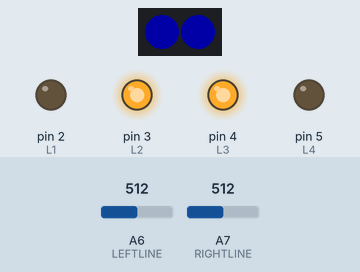
The sketch below on a simulated Arduino Nano, built with avr-gcc and run on an emulated ATmega328P. Shown: 2 RGB LEDs in strip order, left to right, output pins drawn as LEDs (lit = HIGH). The inputs (shaded band) are chosen by the test bench; at power-on: A6 (LEFTLINE) = 512, A7 (RIGHTLINE) = 512. Dim RGB values are drawn brighter than linear; colours are those a GRB WS2812 strip shows for the declared byte order.

Above: at 3.2 s.
3.3 s: A6 (LEFTLINE) set to 314
4.8 s: A6 (LEFTLINE) set to 282
At 5.1 s:
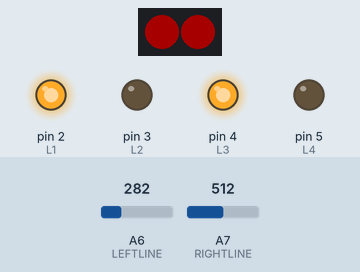
6.3 s: A6 (LEFTLINE) set to 306
At 7.5 s:
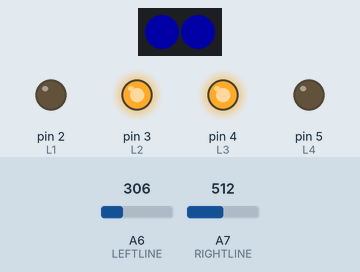
7.8 s: A7 (RIGHTLINE) set to 314
9.3 s: A7 (RIGHTLINE) set to 286
At 10.1 s:
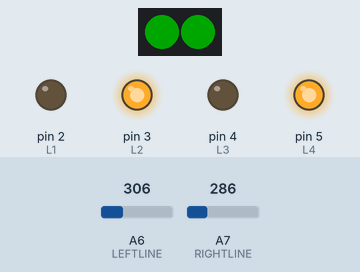
10.8 s: A7 (RIGHTLINE) set to 306
At 12.2 s:
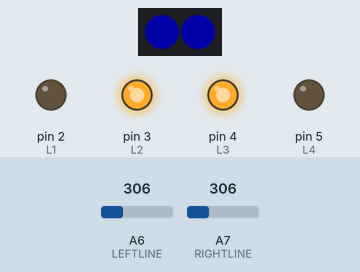
Timing chart, 0 to 13.3 s (numbered marks = the images above; inputs shaded):
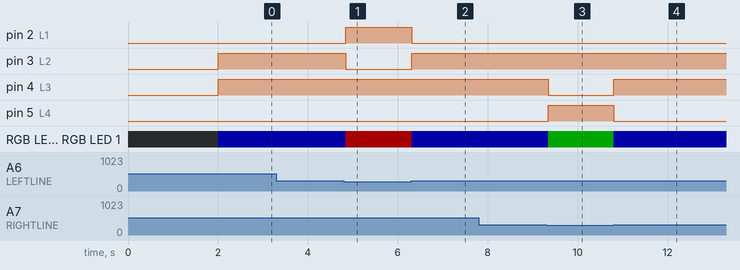

The sketch:

LineFollower2.ino
```cpp
// (licence header left out)
#include "FastSPI_LED2.h"

// WS2812B definitions
#define NUM_LEDS 2
#define DATA_PIN 9
CRGB leds[NUM_LEDS];

int L1 = 2, L2 = 3, L3 = 4, L4 =5; // Pins connected to Motor driver L298N H-Bridge module
#define LED 13  // Blue LED pin
#define LEFTLINE   A6  // Left Line Sensor (Analog) - High values = Reflection (no line)
#define RIGHTLINE  A7  // Right Line Sensor (Analog)

#define LEVEL 300  // level below which it must be over a line

// the setup routine runs once when you press reset:
void setup()
{
  // sanity check delay - allows reprogramming if accidently blowing power w/leds
  delay(2000);
  FastLED.addLeds<WS2812B, DATA_PIN, RGB>(leds, NUM_LEDS);
  allOff();

  // initialize the digital pins we will use as an output.
  pinMode(L1, OUTPUT);
  pinMode(L2, OUTPUT);
  pinMode(L3, OUTPUT);
  pinMode(L4, OUTPUT);
//  Serial.begin(115200);
}

// the loop routine runs over and over again forever:
void loop()
{
  setColour(LOW, LOW, HIGH); //Red, Green, Blue
  forward(50);  // parameter is delay in ms after performing operation
  while (analogRead(LEFTLINE) < LEVEL)
  {
    setColour(HIGH, LOW, LOW); // Red
    leftSpin(10);
  }
  while (analogRead(RIGHTLINE) < LEVEL)
  {
    setColour(LOW, HIGH, LOW); // Green
    rightSpin(10);
  }
}

void setColour(int r, int g, int b)
{
  // For v1.3, convert to FastLED methods
  setAll(r*40, g*40, b*40);
//  digitalWrite(RED, r);
//  digitalWrite(GREEN, g);
//  digitalWrite(BLUE, b);
}

void ledOff()
{
  digitalWrite(LED, LOW);
}


// robMove routine switches the correct inputs to the L298N for the direction selected.
void robMove(int l1, int l2, int r1, int r2)
{
  digitalWrite(L2, l1);
  digitalWrite(L1, l2);
  digitalWrite(L4, r1);
  digitalWrite(L3, r2);
}

void reverse(int wait)
{
  Serial.println("Moving backward");
  robMove(LOW, HIGH, HIGH, LOW);
  delay(wait);
}

void forward(int wait)
{
  Serial.println("Moving forward");
  robMove(HIGH, LOW, LOW, HIGH);
  delay(wait);
}

void rightSpin(int wait)
{
  Serial.println("Spinning right");
  robMove(HIGH, LOW, HIGH, LOW);
  delay(wait);
}

void leftSpin(int wait)
{
  Serial.println("Spinning left");
  robMove(LOW, HIGH, LOW, HIGH);
  delay(wait);
}

void halt(int wait)
{
  Serial.println("Stopping");
  robMove(LOW, LOW, LOW, LOW);
  delay(wait);
}

void allOff()
{
  for (int i=0; i<NUM_LEDS; i++)
    leds[i] = 0;
  FastLED.show();
}

void setAll(int red, int green, int blue)
{
  for (int i=0; i<NUM_LEDS; i++)
  {
    leds[i].g = red;
    leds[i].r = green;
    leds[i].b = blue;
  }
  FastLED.show();
}
```

Measured:
- the behaviour switches between 300 and 299 on A6 (LEFTLINE) (found by bisection; images 0 and 1)
- the behaviour switches between 300 and 299 on A7 (RIGHTLINE) (found by bisection; images 2 and 3)
- after the input at 3.3 s, every drawn part: stays the same
- after the input at 4.8 s, pin 2 (L1): LOW → HIGH at once; pin 3 (L2): HIGH → LOW at once; RGB LED 0, RGB LED 1: RGB(0, 0, 40) → RGB(40, 0, 0) at once
- after the input at 6.3 s, pin 2 (L1): HIGH → LOW at once; pin 3 (L2): LOW → HIGH at once; RGB LED 0, RGB LED 1: RGB(40, 0, 0) → RGB(0, 0, 40) at once
- after the input at 7.8 s, every drawn part: stays the same
- after the input at 9.3 s, pin 4 (L3): HIGH → LOW after 0.05 s; pin 5 (L4): LOW → HIGH after 0.05 s; RGB LED 0, RGB LED 1: RGB(0, 0, 40) → RGB(0, 40, 0) after 0.05 s
- after the input at 10.8 s, pin 4 (L3): LOW → HIGH at once; pin 5 (L4): HIGH → LOW at once; RGB LED 0, RGB LED 1: RGB(0, 40, 0) → RGB(0, 0, 40) at once
